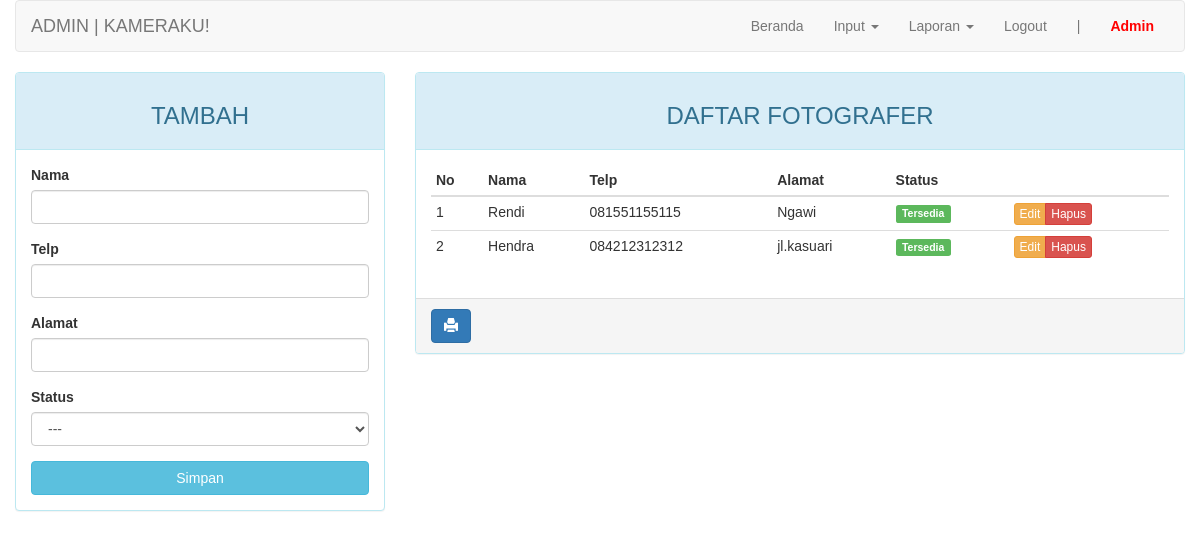
The page /admin/index.php?page=fotografer (signed in) on the database its author committed.
### tables this page shows
CREATE TABLE `fotografer` (
  `id_fotografer` int(11) NOT NULL,
  `nama` varchar(30) NOT NULL,
  `telp` char(12) NOT NULL,
  `alamat` varchar(50) NOT NULL,
  `status` enum('0','1') NOT NULL
);

### admin/page/fotografer.php (the view, shortened to what this page needs)
<?php
$update = (isset($_GET['action']) AND $_GET['action'] == 'update') ? true : false;
?>
<div class="row">
	<div class="col-md-4 hidden-print">
	    <div class="panel panel-<?= ($update) ? "warning" : "info" ?>">
	        <div class="panel-heading"><h3 class="text-center"><?= ($update) ? "EDIT" : "TAMBAH" ?></h3></div>
	        <div class="panel-body">
	            <form action="<?=$_SERVER['REQUEST_URI']?>" method="POST">
	                <div class="form-group">
	                    <label for="nama">Nama</label>
	                    <input type="text" name="nama" class="form-control" <?= (!$update) ?: 'value="'.$row["nama"].'"' ?>>
	                </div>
	                <div class="form-group">
	                    <label for="telp">Telp</label>
	                    <input type="text" name="telp" class="form-control" <?= (!$update) ?: 'value="'.$row["telp"].'"' ?>>
	                </div>
	                <div class="form-group">
	                    <label for="alamat">Alamat</label>
	                    <input type="text" name="alamat" class="form-control" <?= (!$update) ?: 'value="'.$row["alamat"].'"' ?>>
	                </div>
	                <div class="form-group">
	                    <label for="status">Status</label>
											<select class="form-control" name="status">
												<option>---</option>
											</select>
	                </div>
	                <button type="submit" class="btn btn-<?= ($update) ? "warning" : "info" ?> btn-block">Simpan</button>
	            </form>
	        </div>
	    </div>
	</div>
	<div class="col-md-8">
	    <div class="panel panel-info">
	        <div class="panel-heading"><h3 class="text-center">DAFTAR FOTOGRAFER</h3></div>
	        <div class="panel-body">
	            <table class="table table-condensed">
	                <thead>
	                    <tr>
	                        <th>No</th>
	                        <th>Nama</th>
	                        <th>Telp</th>
	                        <th>Alamat</th>
	                        <th>Status</th>
	                        <th class="hidden-print"></th>
	                    </tr>
	                </thead>
	                <tbody>
	                    <?php $no = 1; ?>
	                    <?php if ($query = $connection->query("SELECT * FROM fotografer")): ?>
	                        <?php while($row = $query->fetch_assoc()): ?>
	                        <tr>
	                            <td><?=$no++?></td>
															<td><?=$row['nama']?></td>
															<td><?=$row['telp']?></td>
															<td><?=$row['alamat']?></td>
															<td><span class="label label-<?=($row['status']) ? "success" : "danger" ?>"><?=($row['status']) ? "Tersedia" : "Tidak Tersedia" ?></span></td>
	                            <td class="hidden-print">
	                                <div class="btn-group">
	                                    <a href="?page=fotografer&action=update&key=<?=$row['id_fotografer']?>" class="btn btn-warning btn-xs">Edit</a>
	                                    <a href="?page=fotografer&action=delete&key=<?=$row['id_fotografer']?>" class="btn btn-danger btn-xs">Hapus</a>
	                                </div>
	                            </td>
	                        </tr>
	                        <?php endwhile ?>
	                    <?php endif ?>
	                </tbody>
	            </table>
	        </div>
			    <div class="panel-footer hidden-print">
			        <a onClick="window.print();return false" class="btn btn-primary"><i class="glyphicon glyphicon-print"></i></a>
			    </div>
	    </div>
	</div>
</div>

### admin/index.php (style rules this page uses)
html, body { height: 100%; margin: 0; padding: 0; font-family: 'Poppins', sans-serif; }
.row { flex-grow: 1; }

### rows shown on the page
fotografer: nama "Rendi", telp "081551155115", alamat "Ngawi", status "Tersedia"
fotografer: nama "Hendra", telp "084212312312", alamat "jl.kasuari", status "Tersedia"

### other values the page prints
$_SESSION["admin"]["username"] "Admin"
